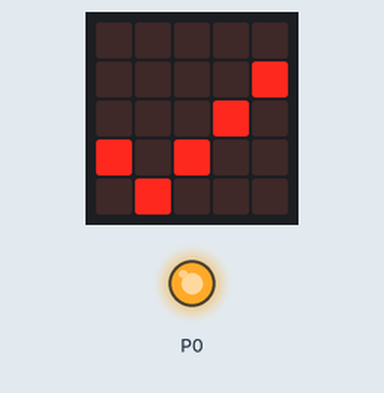
The program below on a simulated BBC micro:bit running MicroPython. Parts: the board's 5×5 LED display, output pins drawn as LEDs (lit = HIGH).

Above: at 0.1 s.
At 10.1 s:
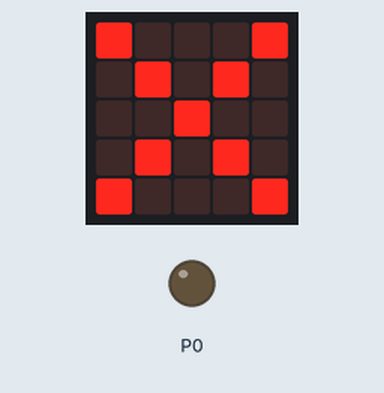
Timing chart, 0 to 121.5 s (numbered marks = the images above):
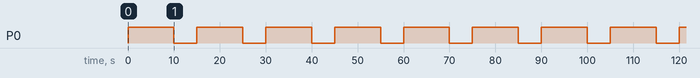

The program:

pinOn.py
```python
from microbit import *

# Write your code here :-)
# display.show(Image.SQUARE)

while True:
    display.show(Image.YES)
    pin0.write_digital(1)
    sleep(10000)
    display.show(Image.NO)
    pin0.write_digital(0)
    sleep(5000)
```

Measured:
- by itself, P0: alternates HIGH for 10.0 s and LOW for 5.0 s
